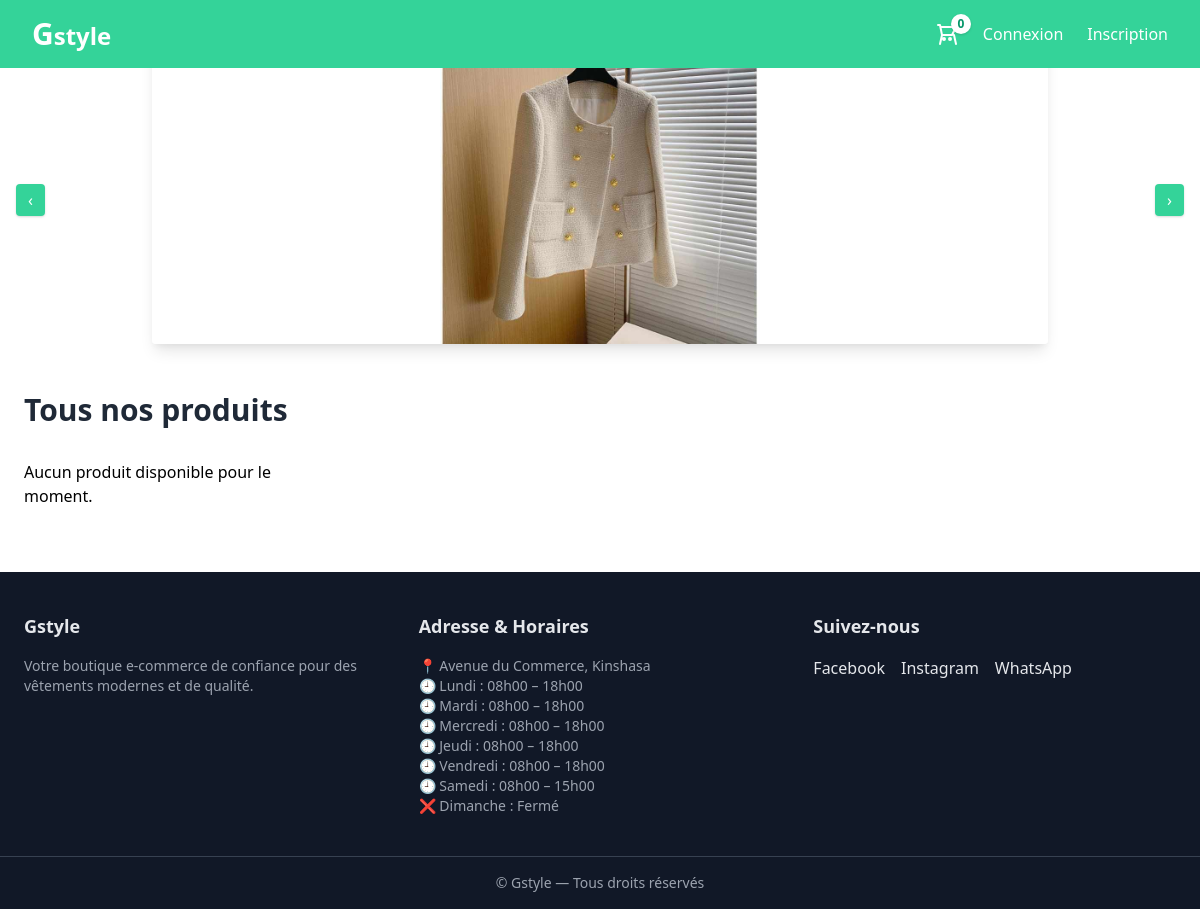
Before: /products/ with the older database file.
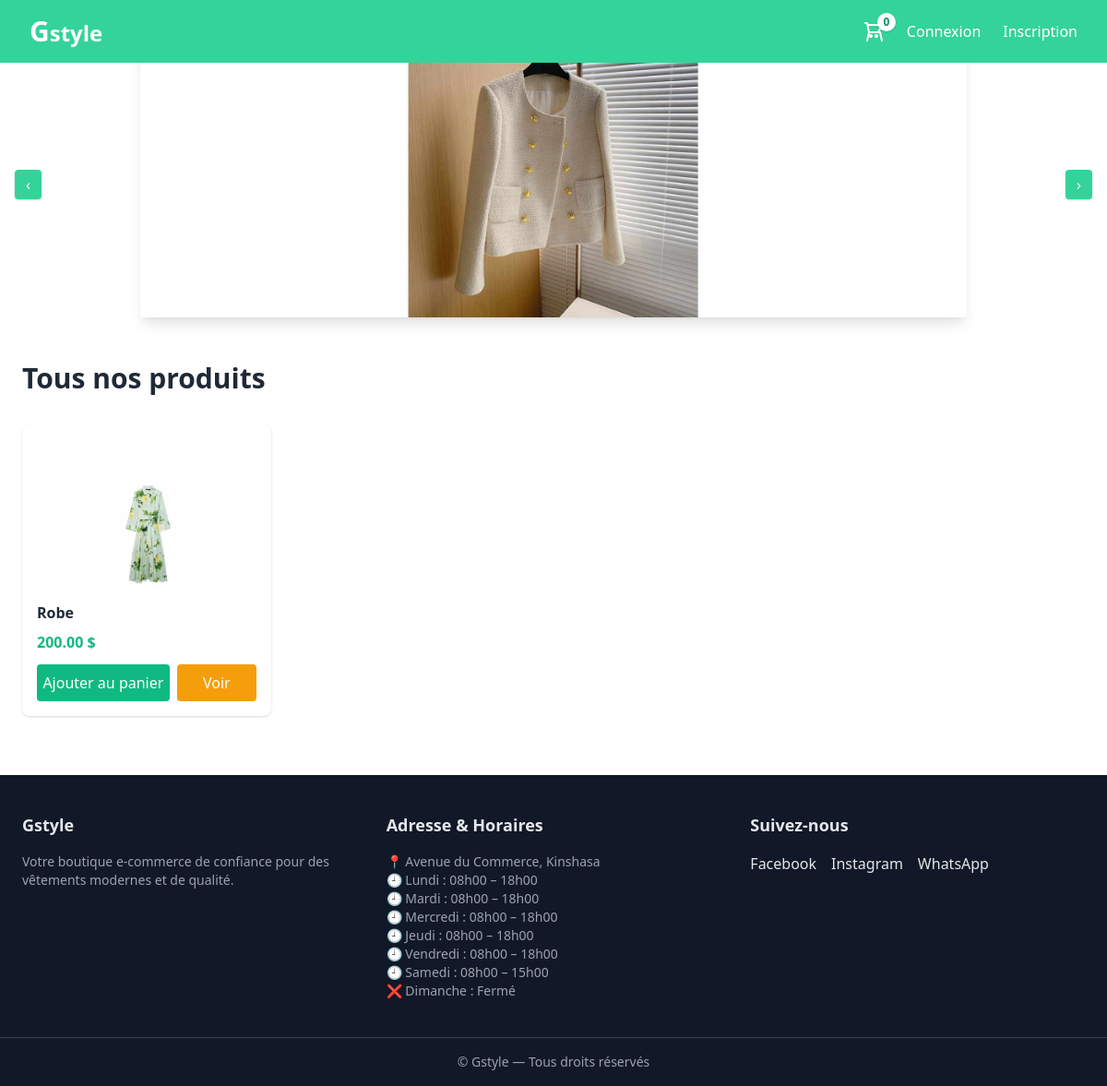
After: the same page with the newer database file.
### products/models.py (models this page shows, shortened)
class Produit(models.Model):
    nom = models.CharField(max_length=200)
    description = models.TextField()
    prix = models.DecimalField(max_digits=10, decimal_places=2)
    image = models.ImageField(upload_to='products/')
    stock = models.PositiveIntegerField(default=0)
    est_populaire = models.BooleanField(default=False)
    categorie = models.ForeignKey(Categorie, on_delete=models.SET_NULL, null=True, blank=True)

### products/views.py (the view)
# urls.py: path('', views.product_list, name='list_products'),
def product_list(request):
    produits = Produit.objects.all()
    context = {
        "produits": produits
    }
    return render(request, 'products/list_products.html', context)

### panier/context_processors.py (called while the page is built)
def panier_context(request):
    if request.user.is_authenticated:
        panier, _ = Panier.objects.get_or_create(user=request.user)
        return {'panier': panier}
    return {'panier': None}

### products/templates/products/list_products.html (shortened to what this page needs)
{% extends "base.html" %}
{% load static %}
{% block content %}
<h1 class="text-3xl font-bold text-gray-800 mb-8">
    Tous nos produits
</h1>
<div class="grid grid-cols-1 sm:grid-cols-2 md:grid-cols-4 gap-6">
        {% for prod in produits %}
        <div class="bg-white rounded-lg shadow hover:shadow-lg transition p-4">
            <img src="{{ prod.image.url }}" class="h-40 w-full object-contain" alt="{{ prod.nom }}">
            <h3 class="mt-4 font-semibold text-gray-800">{{ prod.nom }}</h3>
            <p class="text-green-500 font-bold mt-2">{{ prod.prix }} $</p>
            <div class="flex gap-2">
                <a href="{% url 'add_to_cart' prod.id %}" class="w-60 mt-3 bg-green-500 text-white text-center py-2 rounded hover:bg-green-600 transition">
                Ajouter au panier
            </a>
            <a href="{% url 'products:detail' prod.id %}" class="w-36 mt-3 bg-yellow-500 text-white text-center py-2 rounded hover:bg-yellow-600 transition">Voir</a>
            </div>
        </div>
    {% empty %}
    <p>Aucun produit disponible pour le moment.</p>
    {% endfor %}
</div>
{% endblock %}

Changed rows visible on the page:
added Produit: image (picture), nom "Robe", prix "200.00"
Other visible differences:
text no longer shown: "Aucun produit disponible pour le moment."
